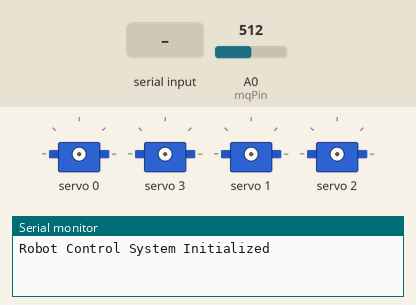
Simulated run of this sketch. Board: Arduino Uno, built with avr-gcc and run on an emulated ATmega328P. Parts: 4 × servo, the last lines printed to the serial monitor. The inputs (shaded band) are chosen by the test bench; at power-on: A0 (mqPin) = 512.

Above: at 1.2 s.
1.3 s: "FORWARD\n" received over Serial
At 2.6 s:
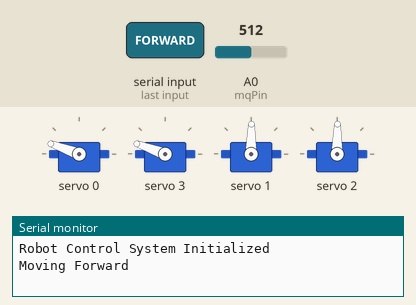
3.3 s: "BACKWARD\n" received over Serial
At 4.2 s:
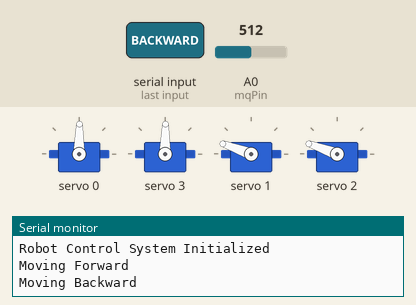
5.3 s: "LEFT\n" received over Serial
At 6.1 s:
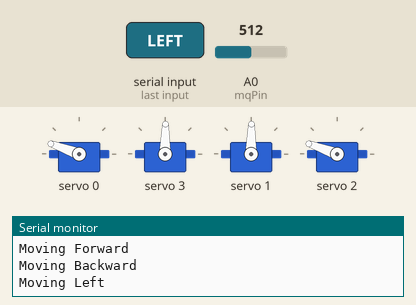
7.2 s: "RIGHT\n" received over Serial
At 8.3 s:
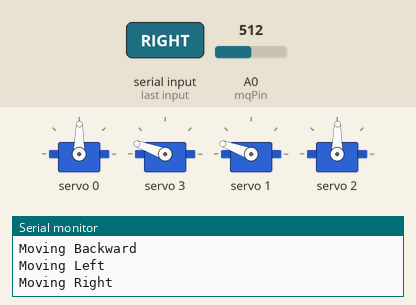
9.2 s: "ROTATE_RIGHT\n" received over Serial
At 10.9 s:
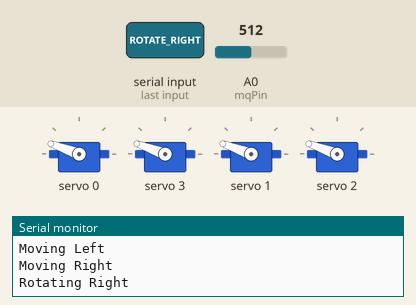
11.2 s: "ROTATE_LEFT\n" received over Serial
At 12.6 s:
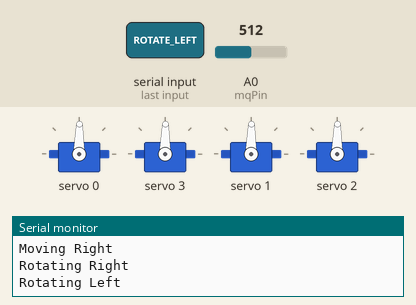
Timing chart, 0 to 13.7 s (numbered marks = the images above; inputs shaded):
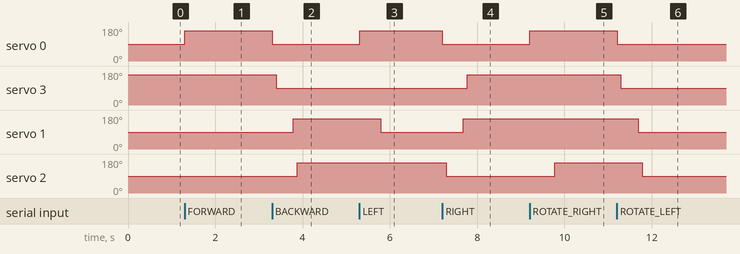

Measured:
- after the input at 1.3 s, servo 0: 90° → 160° at once
- after the input at 3.3 s, servo 0: 160° → 89° at once; servo 3: 160° → 89° after 0.10 s; servo 1: 89° → 160° after 0.49 s; servo 2: 89° → 160° after 0.58 s
- after the input at 5.3 s, servo 0: 89° → 160° at once; servo 1: 160° → 89° after 0.49 s
- after the input at 7.2 s, servo 0: 160° → 89° at once; servo 3: 89° → 160° after 0.58 s; servo 1: 89° → 160° after 0.49 s; servo 2: 160° → 89° after 0.09 s
- after the input at 9.2 s, servo 0: 89° → 160° at once; servo 2: 89° → 160° after 0.58 s
- after the input at 11.2 s, servo 0: 160° → 89° at once; servo 3: 160° → 89° after 0.09 s; servo 1: 160° → 89° after 0.48 s; servo 2: 160° → 89° after 0.58 s

The sketch:

nanoCode.ino
```cpp
#include <Wire.h>  // I2C communication
#include <Adafruit_PWMServoDriver.h> // PCA9685 Servo Library
#include <SoftwareSerial.h> // Serial Communictaion with esp32

Adafruit_PWMServoDriver pca9685 = Adafruit_PWMServoDriver(0x40); // PCA9685 I2C Address
SoftwareSerial mqSerial(2, 3); // RX -> D2, TX -> D3

// Configuration Constants
const int SERVO_FREQ = 50;
const int MIN_PULSE = 150;
const int MAX_PULSE = 600;
const int MOVEMENT_DELAY = 300;
const int mqPin = A0;

void setup() {
    Serial.begin(115200);  // Start Serial Communication
	mqSerial.begin(9600); // SoftwareSerial for esp32

    while (!Serial) {
        ; // Wait for serial port to connect
    }

    pca9685.begin();
    pca9685.setPWMFreq(SERVO_FREQ); // Set frequency for servos

    Serial.println("Robot Control System Initialized");
}

void loop() {
	//First reading the air quality data, then sending it to the esp32 through serial
	int reading = analogRead(A0);
	mqSerial.println(reading);

    if (Serial.available() > 0) {  // If a command is received
        String command = Serial.readStringUntil('\n');  // Read it
        command.trim(); // Remove whitespace
        processCommand(command);
    }
}

// Function to Move a Servo with Validation
void setServoAngle(int servoNum, int angle) {
    // Constrain angle between 0 and 180
    angle = constrain(angle, 0, 180);

    int pulse = map(angle, 0, 180, MIN_PULSE, MAX_PULSE);
    pca9685.setPWM(servoNum, 0, pulse);

    delay(90); // Small delay for servo movement
}

// Function to Process Movement Commands
void processCommand(String command) {
    command.toUpperCase(); // Convert to uppercase for case-insensitive comparison

    if (command == "FORWARD") moveForward();
    else if (command == "BACKWARD") moveBackward();
    else if (command == "LEFT") moveLeft();
    else if (command == "RIGHT") moveRight();
    else if (command == "ROTATE_RIGHT") rotateRight();
    else if (command == "ROTATE_LEFT") rotateLeft();
    else if (command == "HEIGHT_UP") adjustHeight(1);
    else if (command == "HEIGHT_DOWN") adjustHeight(-1);
    else {
        Serial.println("Error: Unknown command - " + command);
    }
}

// Movements with Added Delays
void moveForward() {
    Serial.println("Moving Forward");
    setServoAngle(0, 120); setServoAngle(3, 120); // Leg 1 & 4 Forward
    delay(MOVEMENT_DELAY);
    setServoAngle(1, 60);  setServoAngle(2, 60);  // Leg 2 & 3 Backward
}

void moveBackward() {
    Serial.println("Moving Backward");
    setServoAngle(0, 60); setServoAngle(3, 60);
    delay(MOVEMENT_DELAY);
    setServoAngle(1, 120); setServoAngle(2, 120);
}

void moveLeft() {
    Serial.println("Moving Left");
    setServoAngle(0, 120); setServoAngle(2, 120);
    delay(MOVEMENT_DELAY);
    setServoAngle(1, 60);  setServoAngle(3, 60);
}

void moveRight() {
    Serial.println("Moving Right");
    setServoAngle(0, 60); setServoAngle(2, 60);
    delay(MOVEMENT_DELAY);
    setServoAngle(1, 120); setServoAngle(3, 120);
}

void rotateRight() {
    Serial.println("Rotating Right");
    setServoAngle(0, 120); setServoAngle(3, 120);
    delay(MOVEMENT_DELAY);
    setServoAngle(1, 120); setServoAngle(2, 120);
}

void rotateLeft() {
    Serial.println("Rotating Left");
    setServoAngle(0, 60); setServoAngle(3, 60);
    delay(MOVEMENT_DELAY);
    setServoAngle(1, 60); setServoAngle(2, 60);
}

void adjustHeight(int direction) {
    String heightMessage = (direction == 1) ? "Raising Height" : "Lowering Height";
    Serial.println(heightMessage);

    int angle = (direction == 1) ? 120 : 60;
    for (int i = 4; i < 8; i++) {
        setServoAngle(i, angle);
        delay(50); // Small delay between servos
    }
}
```
